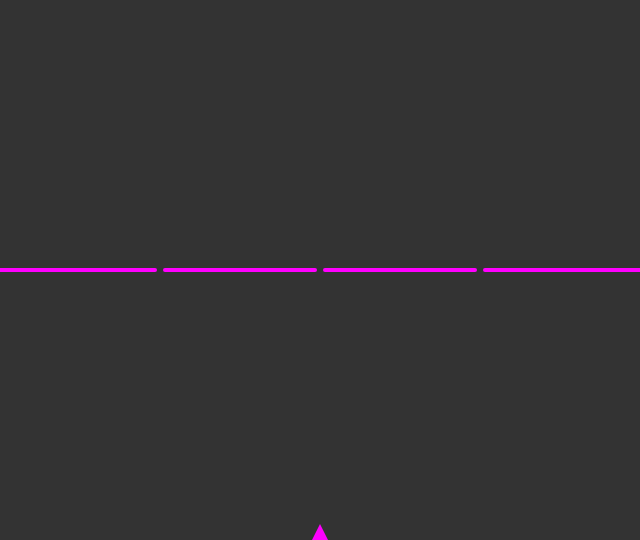
Frame 1 (no input)
Frame 60 (no input): identical to frame 1, image omitted
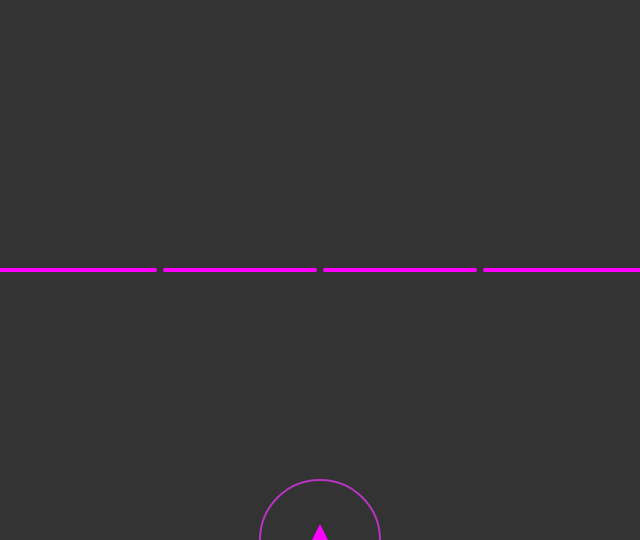
Frame 120 (the mouse pressed at the canvas centre since frame 60)

The p5.js sketch that drew these frames (run headless with seeded random() and noise() and a simulated clock; from frame 60 on, the mouse is pressed at the canvas centre):

// p5.js sketch
// ── sketch.js
let counter = 0;
let leftGenerator;
let centerGenerator;
let rightGenerator;
let distance = [];
let speed = 2

function setup() {
    createCanvas(640, 540);
    background(51);

    centerGenerator = new generator(width/2,height);
    subLeftGenerator = new generator(width/4,height/2);
    subCenterGenerator = new generator(width/2,height/2);
    subRightGenerator = new generator(width*0.75,height/2);
    //distance[0]:center to subcenter distance[1]:center to left/rightsubcenter
    distance = [int(dist(width/2, height, width/2, height/2)),int(dist(width/2, height, width/4, height/2))]
    //console.log(distance)
}

function draw(){
    background(51);

    if(counter == 60){
        counter = 0;
        let randomColor = [floor(random(255)),floor(random(255)),floor(random(255))]
        centerGenerator.newWave(true,randomColor)
    }

    centerGenerator.expendWaves()

    noStroke();
    fill(51);
    rect(0, 0, width, height/2);
    strokeWeight(4);
    stroke(255, 0, 255);
    line(0, height/2, width/4 -5, height/2);
    line(width/4 +5, height/2, width/2 -5, height/2);
    line(width/2 +5, height/2, width*0.75 -5, height/2);
    line(width*0.75 +5, height/2, 640, height/2);
    //stroke(255)
    
    subCenterGenerator.expendWaves();
    subLeftGenerator.expendWaves();
    subRightGenerator.expendWaves();
    centerGenerator.createSubwave();

    noStroke();
    fill(255, 0, 255);
    triangle(width/2 -8, height, width/2, height -16, width/2 +8, height);
       
    counter++
}


// ── generator.js
function generator(positionX,positionY){  
    this.position = {x:positionX,y:positionY};
    this.waves = [];
  }
  
  generator.prototype.newWave = function(type,color){
    let newWave = new wave(this.position,type,color)
    this.waves.push(newWave);
    if(this.waves.length > 20){
        this.waves.shift();
    }
  }
  
  generator.prototype.expendWaves = function(){
      for(let i = 0; i<this.waves.length;i++){
          this.waves[i].expendRadius()
      }
  }
  
  // generator.prototype.popWave = function(){
  //     this.waves.shift();
  // }
  
  generator.prototype.createSubwave = function(){
    for(let i = 0; i< this.waves.length; i++){
        let d = this.waves[i].radius 
        if(!this.waves[i].hasSubCenterWave && (0.5*d) >= distance[0] ){
          // console.log(i,d,this.waves.length,this.waves[i].hasSubCenterWave)  
          this.waves[i].hasSubCenterWave = true;
          subCenterGenerator.newWave(false,this.waves[i].color)
        }
        if(!this.waves[i].hasSubSidesWave && (0.5*d) >= distance[1] ){
          // console.log(i,d,this.waves.length,this.waves[i].hasSubCenterWave)    
          this.waves[i].hasSubSidesWave = true;
          subRightGenerator.newWave(false,this.waves[i].color);
          subLeftGenerator.newWave(false,this.waves[i].color); 
        }
    }
  }
// ── wave.js
function wave(centerLocation,type,color){
    this.radius = 0;
    this.color = [color[0],color[1],color[2]];
    this.centerLocation = centerLocation;
    this.type = type //true:circle false:half circle
    this.hasSubCenterWave = false;
    this.hasSubSidesWave = false;
  }
  
  wave.prototype.expendRadius = function(){
    this.radius += speed;
    stroke(this.color[0],this.color[1],this.color[2])
    strokeWeight(2);
    noFill();
    if(this.type){ 
      ellipse(this.centerLocation.x, this.centerLocation.y, this.radius);
    }else{
      arc(this.centerLocation.x, this.centerLocation.y, this.radius, this.radius, PI, 0);
    }
  }
